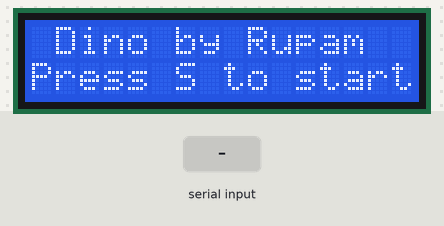
The sketch below on a simulated Arduino Uno, built with avr-gcc and run on an emulated ATmega328P. Parts: 16×2 character LCD. Inputs (shaded band) come from the test bench.

Above: at 1.3 s.
1.4 s: "S" received over Serial
At 1.51 s:
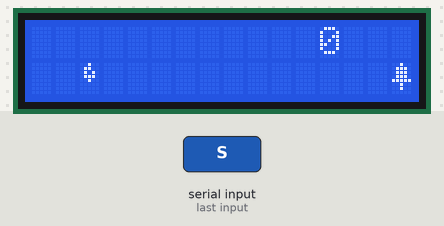
3.3 s: byte 32 (' ') received over Serial
At 3.92 s:
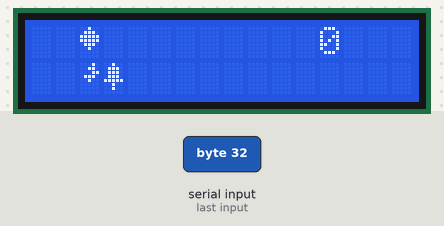
5.5 s: "R" received over Serial
At 6.31 s:
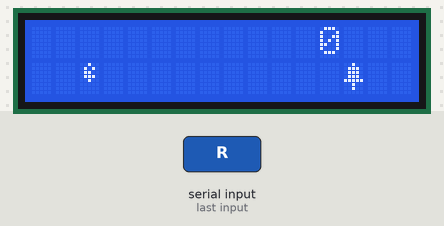
Timing chart, 0 to 8.5 s (numbered marks = the images above; inputs shaded):
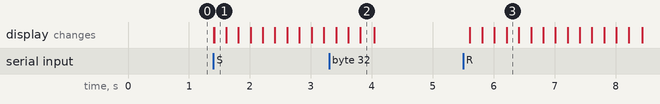

Measured:
- after the input at 1.4 s, the display: first changes at once (image 1 shows a later state)
- after the input at 3.3 s, the display: first changes after 0.11 s (image 2 shows a later state)
- after the input at 5.5 s, the display: first changes after 0.11 s (image 3 shows a later state)

The sketch:

dinogame.ino
```cpp
#include <Wire.h>
#include <LiquidCrystal_I2C.h>

LiquidCrystal_I2C lcd(0x27,16,2);

// ------------------ CUSTOM CHARACTERS ------------------
byte dinoBody[8]    = {0b00100,0b01110,0b11111,0b11111,0b01110,0b00100,0b00000,0b00000};
byte legForward[8]  = {0b00100,0b01100,0b01010,0b01110,0b00100,0b00000,0b00000,0b00000};
byte legBackward[8] = {0b00100,0b01010,0b01100,0b01110,0b00100,0b00000,0b00000,0b00000};
byte legJump[8]     = {0b00010,0b00110,0b00011,0b01110,0b00100,0b00000,0b00000,0b00000};
byte cactus[8]      = {0b00100,0b01110,0b01110,0b01110,0b11111,0b00100,0b00100,0b00000};

// ------------------ GAME VARIABLES ------------------
int dinoCol = 2;
int dinoRow = 1;
int dinoState = 0;
bool isJumping = false;
int jumpFrame = 0;

int obsCol = 15;
int score = 0;
bool gameOver = false;
bool gameStarted = false;

unsigned long lastFrameTime = 0;
const int frameDelay = 200;
const int jumpDistance = 4;
const int jumpDurationFrames = 3;

// ------------------ SETUP ------------------
void setup() {
  lcd.init();
  lcd.backlight();

  lcd.createChar(0,dinoBody);
  lcd.createChar(1,legForward);
  lcd.createChar(2,legBackward);
  lcd.createChar(3,legJump);
  lcd.createChar(4,cactus);

  Serial.begin(9600);
  lcd.clear();

  // Intro Screen
  lcd.setCursor(1,0); lcd.print("Dino by Rupam");
  lcd.setCursor(0,1); lcd.print("Press S to start");
}

// ------------------ LOOP ------------------
void loop() {
  // Wait until game starts
  if(!gameStarted){
    if(Serial.available() > 0){
      char c = Serial.read();
      if(c == 'S' || c == 's'){
        gameStarted = true;
        lcd.clear();
      }
    }
    return;
  }

  if(millis() - lastFrameTime < frameDelay) return;
  lastFrameTime = millis();

  // ------------------ CHECK SERIAL INPUT ------------------
  if(Serial.available() > 0){
    char c = Serial.read();
    if((c == ' ' || c == 'J' || c == 'j') && !isJumping && !gameOver){
      isJumping = true;
      jumpFrame = 0;
    }
    if((c == 'R' || c == 'r') && gameOver){
      // Restart game
      score = 0;
      obsCol = 15;
      isJumping = false;
      jumpFrame = 0;
      gameOver = false;
      lcd.clear();
      return;
    }
  }

  if(!gameOver){
    lcd.clear();

    // ------------------ DINO ------------------
    if(isJumping){
      lcd.setCursor(dinoCol,dinoRow-1);
      lcd.write(byte(0));
      lcd.setCursor(dinoCol,dinoRow);
      lcd.write(byte(3));
      jumpFrame++;
      if(jumpFrame >= jumpDurationFrames) isJumping=false;
    } else {
      lcd.setCursor(dinoCol,dinoRow);
      lcd.write(byte(0));
      if(dinoState==0){
        lcd.setCursor(dinoCol,dinoRow);
        lcd.write(byte(1));
        dinoState=1;
      } else {
        lcd.setCursor(dinoCol,dinoRow);
        lcd.write(byte(2));
        dinoState=0;
      }
    }

    // ------------------ OBSTACLE ------------------
    lcd.setCursor(obsCol,dinoRow);
    lcd.write(byte(4));

    // ------------------ COLLISION ------------------
    if(obsCol==dinoCol && !isJumping){
      gameOver = true;
      lcd.clear();
      lcd.setCursor(4,0); lcd.print("GAME OVER");
      lcd.setCursor(0,1); lcd.print("Score:");
      lcd.setCursor(6,1); lcd.print(score);
      lcd.setCursor(11,1); lcd.print("R=Restart");
      return;
    }

    // ------------------ MOVE OBSTACLE ------------------
    obsCol--;
    if(obsCol<0){
      obsCol=15;
      score++;
    }

    // ------------------ DISPLAY SCORE ------------------
    lcd.setCursor(12,0);
    lcd.print(score);
  } else {
    // Keep score updated during game over
    lcd.setCursor(6,1);
    lcd.print(score);
  }
}
```
